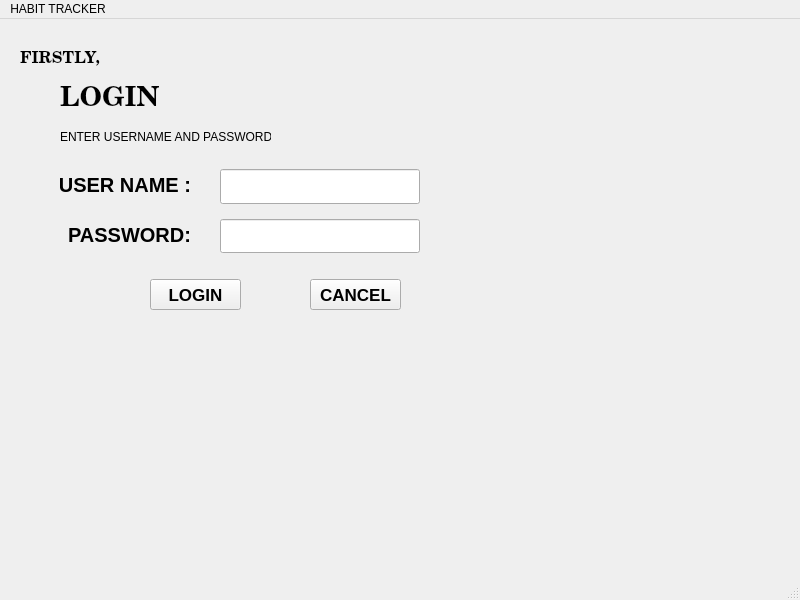
<?xml version="1.0" encoding="UTF-8"?>
<ui version="4.0">
 <class>MainWindow</class>
 <widget class="QMainWindow" name="MainWindow">
  <property name="geometry">
   <rect>
    <x>0</x>
    <y>0</y>
    <width>800</width>
    <height>600</height>
   </rect>
  </property>
  <property name="windowTitle">
   <string>MainWindow</string>
  </property>
  <widget class="QWidget" name="centralwidget">
   <widget class="QLabel" name="label">
    <property name="geometry">
     <rect>
      <x>60</x>
      <y>140</y>
      <width>131</width>
      <height>51</height>
     </rect>
    </property>
    <property name="font">
     <font>
      <pointsize>15</pointsize>
      <bold>true</bold>
     </font>
    </property>
    <property name="text">
     <string>USER NAME :</string>
    </property>
    <property name="alignment">
     <set>Qt::AlignmentFlag::AlignRight|Qt::AlignmentFlag::AlignTrailing|Qt::AlignmentFlag::AlignVCenter</set>
    </property>
   </widget>
   <widget class="QLabel" name="label_2">
    <property name="geometry">
     <rect>
      <x>60</x>
      <y>190</y>
      <width>131</width>
      <height>51</height>
     </rect>
    </property>
    <property name="font">
     <font>
      <pointsize>15</pointsize>
      <bold>true</bold>
     </font>
    </property>
    <property name="text">
     <string>PASSWORD:</string>
    </property>
    <property name="alignment">
     <set>Qt::AlignmentFlag::AlignRight|Qt::AlignmentFlag::AlignTrailing|Qt::AlignmentFlag::AlignVCenter</set>
    </property>
   </widget>
   <widget class="QLineEdit" name="lineEdit_User_Name">
    <property name="geometry">
     <rect>
      <x>220</x>
      <y>150</y>
      <width>200</width>
      <height>35</height>
     </rect>
    </property>
   </widget>
   <widget class="QLineEdit" name="lineEdit_Password">
    <property name="geometry">
     <rect>
      <x>220</x>
      <y>200</y>
      <width>200</width>
      <height>34</height>
     </rect>
    </property>
    <property name="echoMode">
     <enum>QLineEdit::EchoMode::Password</enum>
    </property>
   </widget>
   <widget class="QPushButton" name="pushButton_Login">
    <property name="geometry">
     <rect>
      <x>150</x>
      <y>260</y>
      <width>91</width>
      <height>31</height>
     </rect>
    </property>
    <property name="font">
     <font>
      <pointsize>13</pointsize>
      <bold>true</bold>
     </font>
    </property>
    <property name="text">
     <string>LOGIN</string>
    </property>
   </widget>
   <widget class="QPushButton" name="pushButton_Cancel">
    <property name="geometry">
     <rect>
      <x>310</x>
      <y>260</y>
      <width>91</width>
      <height>31</height>
     </rect>
    </property>
    <property name="font">
     <font>
      <pointsize>13</pointsize>
      <bold>true</bold>
     </font>
    </property>
    <property name="text">
     <string>CANCEL</string>
    </property>
   </widget>
   <widget class="QLabel" name="label_4">
    <property name="geometry">
     <rect>
      <x>60</x>
      <y>60</y>
      <width>121</width>
      <height>41</height>
     </rect>
    </property>
    <property name="font">
     <font>
      <family>Century</family>
      <pointsize>20</pointsize>
      <bold>true</bold>
     </font>
    </property>
    <property name="text">
     <string>LOGIN</string>
    </property>
   </widget>
   <widget class="QLabel" name="label_5">
    <property name="geometry">
     <rect>
      <x>60</x>
      <y>110</y>
      <width>211</width>
      <height>16</height>
     </rect>
    </property>
    <property name="font">
     <font>
      <bold>false</bold>
     </font>
    </property>
    <property name="text">
     <string>ENTER USERNAME AND PASSWORD:</string>
    </property>
   </widget>
   <widget class="QLabel" name="label_6">
    <property name="geometry">
     <rect>
      <x>20</x>
      <y>20</y>
      <width>121</width>
      <height>41</height>
     </rect>
    </property>
    <property name="font">
     <font>
      <family>Century</family>
      <pointsize>12</pointsize>
      <bold>true</bold>
     </font>
    </property>
    <property name="text">
     <string>FIRSTLY,</string>
    </property>
   </widget>
   <widget class="QLabel" name="label_3">
    <property name="geometry">
     <rect>
      <x>40</x>
      <y>340</y>
      <width>49</width>
      <height>16</height>
     </rect>
    </property>
    <property name="text">
     <string/>
    </property>
   </widget>
   <widget class="QLabel" name="label_7">
    <property name="geometry">
     <rect>
      <x>0</x>
      <y>310</y>
      <width>661</width>
      <height>271</height>
     </rect>
    </property>
    <property name="text">
     <string/>
    </property>
    <property name="pixmap">
     <pixmap>../../Desktop/WhatsApp Image 2025-02-24 at 09.04.00_c1e7036c.jpg</pixmap>
    </property>
    <property name="scaledContents">
     <bool>true</bool>
    </property>
   </widget>
  </widget>
  <widget class="QStatusBar" name="statusbar"/>
  <widget class="QMenuBar" name="menubar">
   <property name="geometry">
    <rect>
     <x>0</x>
     <y>0</y>
     <width>800</width>
     <height>21</height>
    </rect>
   </property>
   <widget class="QMenu" name="menuHABIT_TRACKER">
    <property name="font">
     <font>
      <bold>true</bold>
     </font>
    </property>
    <property name="title">
     <string>HABIT TRACKER</string>
    </property>
   </widget>
   <addaction name="menuHABIT_TRACKER"/>
  </widget>
 </widget>
 <resources/>
 <connections/>
</ui>
